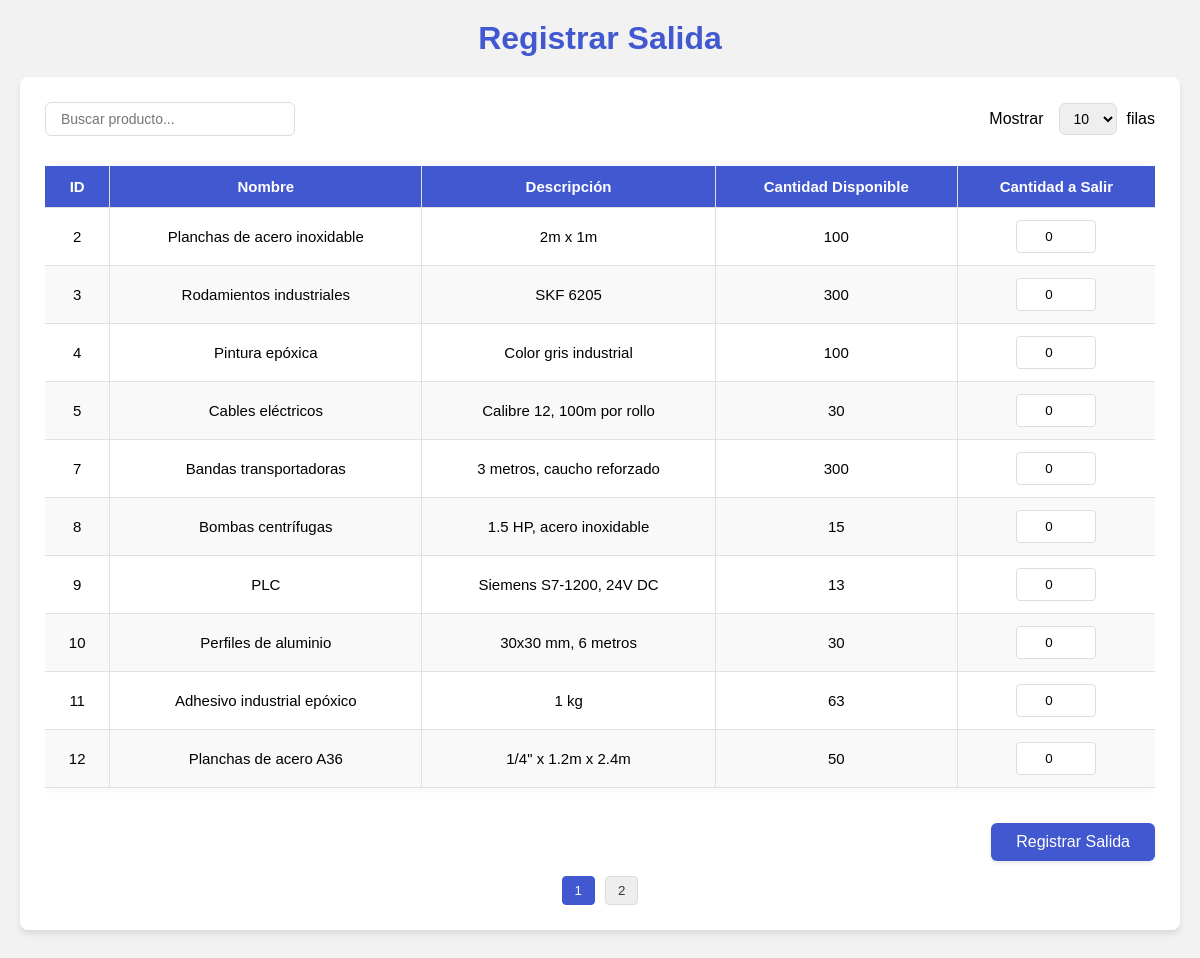
The app's page /Home/registrar_salida.php with its own data.
### tables this page shows
CREATE TABLE productos (
    idProducto INT(6) PRIMARY KEY AUTO_INCREMENT,
    nombre VARCHAR(40) NOT NULL,
    descripcion TEXT,
    cantidad INT(6) DEFAULT 0,
    estatus INT(1) DEFAULT 1 COMMENT '1=Activo, 0=Inactivo'
);

### Home/registrar_salida.php (the view, shortened to what this page needs)
<?php
$connection = new Connection();
$pdo = $connection->connect();
$sql = "SELECT idProducto, nombre, descripcion, cantidad FROM productos WHERE estatus = 1";
$stmt = $pdo->query($sql);
$productos = $stmt->fetchAll(PDO::FETCH_ASSOC);
?>
<!DOCTYPE html>
<html lang="es">
<head>
</head>
<body>
  <h1>Registrar Salida</h1>
  <div class="card">
    <form method="POST">
      <div class="table-controls">
        <input type="text" id="buscador" placeholder="Buscar producto...">
        <div class="filas-selector">
          <label>Mostrar</label>
          <select id="filasPorPagina">
            <option value="10" selected>10</option>
          </select>
          <label>filas</label>
        </div>
      </div>
      <div style="overflow-x:auto;">
        <table id="tablaProductos">
          <thead>
            <tr>
              <th>ID</th>
              <th>Nombre</th>
              <th>Descripción</th>
              <th>Cantidad Disponible</th>
              <th>Cantidad a Salir</th>
            </tr>
          </thead>
          <tbody>
            <?php foreach ($productos as $producto): ?>
              <tr>
                <td><?php echo $producto['idProducto']; ?></td>
                <td><?php echo htmlspecialchars($producto['nombre']); ?></td>
                <td><?php echo htmlspecialchars($producto['descripcion']); ?></td>
                <td><?php echo $producto['cantidad']; ?></td>
                <td>
                  <input type="number" name="productos[<?php echo $producto['idProducto']; ?>][cantidad]"
                    value="0" min="0" max="<?php echo $producto['cantidad']; ?>">
                </td>
              </tr>
            <?php endforeach; ?>
          </tbody>
        </table>
      </div>
      <div class="submit-btn-container">
        <button type="submit">Registrar Salida</button>
      </div>
    </form>
    <div id="paginacion"></div>
  </div>
</body>
</html>

### Home/registrar_salida.php (style rules this page uses)
* { margin: 0; padding: 0; box-sizing: border-box; font-family: 'Poppins', sans-serif; }
body { background: #f2f2f2; margin: 0; padding: 20px; }
.card { background: #fff; border-radius: 8px; box-shadow: 0px 4px 6px rgba(0, 0, 0, 0.1); padding: 25px; max-width: 1200px; margin: 20px auto; }
h1 { color: #4158d0; margin-bottom: 20px; text-align: center; }
.table-controls { display: flex; justify-content: space-between; align-items: center; margin-bottom: 15px; flex-wrap: wrap; gap: 15px; }
#buscador { padding: 8px 15px; border: 1px solid #ddd; border-radius: 6px; width: 250px; font-size: 14px; }
.filas-selector { display: flex; align-items: center; gap: 10px; }
#filasPorPagina { padding: 6px 10px; border: 1px solid #ddd; border-radius: 6px; font-size: 14px; margin-left: 5px; }
#tablaProductos { width: 100%; border-collapse: collapse; margin: 15px 0; font-size: 15px; box-shadow: 0 0 10px rgba(0, 0, 0, 0.05); }
#tablaProductos thead tr { background-color: #4158d0; color: white; text-align: left; }
#tablaProductos th, #tablaProductos td { padding: 12px 15px; border-right: 1px solid #e0e0e0; border-bottom: 1px solid #e0e0e0; }
#tablaProductos td { text-align: center; }
#tablaProductos th { text-align: center; }
#tablaProductos th:last-child, #tablaProductos td:last-child { border-right: none; }
#tablaProductos tbody tr { background-color: white; transition: all 0.2s; }
#tablaProductos tbody tr:nth-child(even) { background-color: #f9f9f9; }
#tablaProductos input[type="number"] { width: 80px; padding: 8px; border: 1px solid #ddd; border-radius: 4px; text-align: center; }
.submit-btn-container { text-align: right; margin-top: 20px; }
button[type="submit"] { padding: 10px 25px; background-color: #4158d0; color: white; border: none; border-radius: 6px; cursor: pointer; font-size: 16px; transition: all 0.3s; box-shadow: 0 2px 4px rgba(0, 0, 0, 0.1); }
#paginacion { margin-top: 15px; text-align: center; }

### records on screen
productos: idProducto "2", nombre "Planchas de acero inoxidable", descripcion "2m x 1m", cantidad "100"
productos: idProducto "3", nombre "Rodamientos industriales", descripcion "SKF 6205", cantidad "300"
productos: idProducto "4", nombre "Pintura epóxica", descripcion "Color gris industrial", cantidad "100"
productos: idProducto "5", nombre "Cables eléctricos", descripcion "Calibre 12, 100m por rollo", cantidad "30"
productos: idProducto "7", nombre "Bandas transportadoras", descripcion "3 metros, caucho reforzado", cantidad "300"
productos: idProducto "8", nombre "Bombas centrífugas", descripcion "1.5 HP, acero inoxidable", cantidad "15"
productos: idProducto "9", nombre "PLC", descripcion "Siemens S7-1200, 24V DC", cantidad "13"
productos: idProducto "10", nombre "Perfiles de aluminio", descripcion "30x30 mm, 6 metros", cantidad "30"
productos: idProducto "11", nombre "Adhesivo industrial epóxico", descripcion "1 kg", cantidad "63"
productos: idProducto "12", nombre "Planchas de acero A36", descripcion "1/4\" x 1.2m x 2.4m", cantidad "50"
